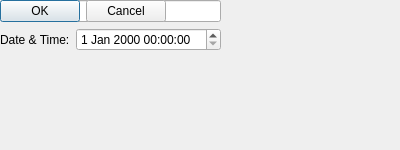
<?xml version="1.0" encoding="UTF-8"?>
<ui version="4.0">
 <class>AddEventDialog</class>
 <widget class="QDialog" name="AddEventDialog">
  <property name="geometry">
   <rect>
    <x>0</x>
    <y>0</y>
    <width>400</width>
    <height>150</height>
   </rect>
  </property>
  <property name="windowTitle">
   <string>Add Event</string>
  </property>
  <widget class="QWidget" name="formLayoutWidget">
   <layout class="QFormLayout" name="formLayout">
    <item row="0" column="0">
     <widget class="QLabel" name="labelName">
      <property name="text">
       <string>Name:</string>
      </property>
     </widget>
    </item>
    <item row="0" column="1">
     <widget class="QLineEdit" name="lineEdit"/>
    </item>
    <item row="1" column="0">
     <widget class="QLabel" name="labelDateTime">
      <property name="text">
       <string>Date &amp; Time:</string>
      </property>
     </widget>
    </item>
    <item row="1" column="1">
     <widget class="QDateTimeEdit" name="dateTimeEdit"/>
    </item>
   </layout>
  </widget>
  <widget class="QDialogButtonBox" name="buttonBox">
   <property name="standardButtons">
    <set>QDialogButtonBox::Cancel|QDialogButtonBox::Ok</set>
   </property>
  </widget>
 </widget>
 <resources/>
 <connections/>
</ui>
